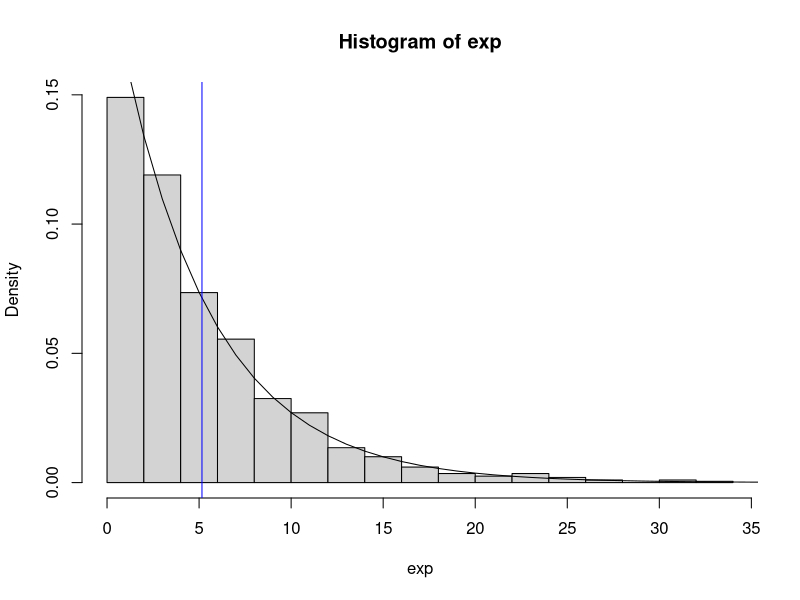

This figure's R source: (Note: this script raises an error after producing the figure.)
## ---- chunk 1
set.seed(1)
lambda = .2
exp <- (rexp(1000, lambda))
## ---- chunk 2
## Draw the histogram of the random sample from the exponential distribution
hist(exp, breaks=20, freq=F)
## Draw the actual distribution over the random sample
i = seq(0,40)
lines(i,dexp(i,lambda))
abline(v = mean(exp), col = "blue")

## ---- chunk 3
set.seed(1)
mns = NULL
for(i in 1:1000) mns = c(mns, mean(rexp(40, lambda)))
## ---- chunk 4

hist(mns, freq = f)
abline(v = mean(mns), col="blue")
